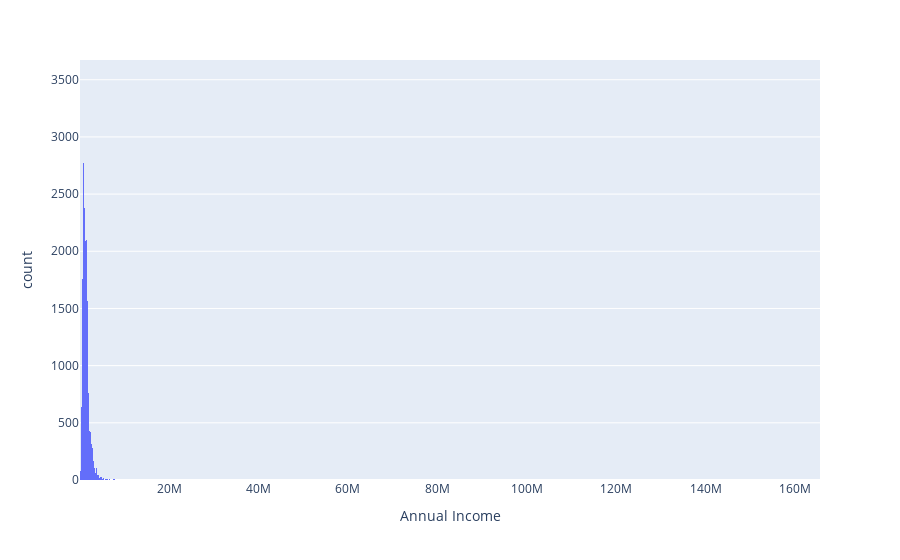

Notebook code for this chart:
### Code cell
fig = px.histogram(loan_data, x='Annual Income')
fig.show()

### Figure 1 — Plotly figure (JSON) as saved in the notebook; plotly's stock layout.template omitted (floating-point values rounded to 4 significant figures; data arrays with more than 128 entries replaced by an {"elided": "..."} marker saying what was removed)
{"data": [{"alignmentgroup": "True", "bingroup": "x", "hovertemplate": "Annual Income=%{x}<br>count=%{y}<extra></extra>", "legendgroup": "", "marker": {"color": "#636efa"}, "name": "", "offsetgroup": "", "orientation": "v", "showlegend": false, "type": "histogram", "x": {"elided": "100000 int values"}, "xaxis": "x", "yaxis": "y"}], "layout": {"barmode": "relative", "legend": {"tracegroupgap": 0}, "margin": {"t": 60}, "xaxis": {"anchor": "y", "domain": [0, 1], "title": {"text": "Annual Income"}}, "yaxis": {"anchor": "x", "domain": [0, 1], "title": {"text": "count"}}}}
